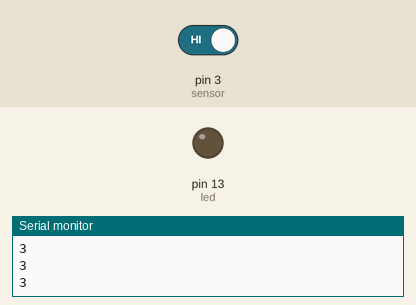
Recording of a sketch running on a simulated Arduino Uno, built with avr-gcc and run on an emulated ATmega328P. Shown: output pins drawn as LEDs (lit = HIGH), the last lines printed to the serial monitor. Inputs (shaded band) come from the test bench; at power-on: pin 3 (sensor) HIGH.

Above: at 2.8 s.
2.9 s: pin 3 (sensor) driven LOW
At 4.2 s:
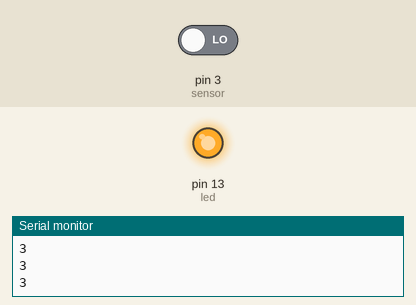
4.5 s: pin 3 (sensor) driven HIGH
At 5.9 s:
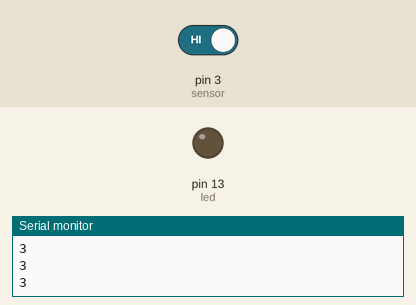
Timing chart, 0 to 7.5 s (numbered marks = the images above; inputs shaded):
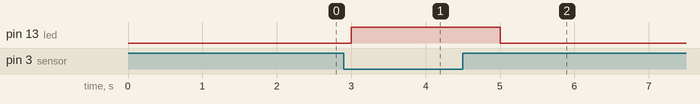

Measured:
- after the input at 2.9 s, pin 13 (led): LOW → HIGH after 0.10 s
- after the input at 4.5 s, pin 13 (led): HIGH → LOW after 0.50 s

The sketch:

ky-003-hall-magnetic-sensor.ino
```cpp
int led = 13;//LED pin
int sensor = 3; //sensor pin
int val; //numeric variable

void setup(){
  pinMode(led, OUTPUT); //set LED pin as output
  pinMode(sensor, INPUT); //set sensor pin as input
  Serial.begin(9600);
}

void loop(){
  val = digitalRead(sensor); //Read the sensor
  if(val == LOW){ //when magnetic field is detected, turn led on
    digitalWrite(led, HIGH);
    Serial.println(sensor);
    delay(1000);
  }else{
    digitalWrite(led, LOW);
    Serial.println(sensor);
    delay(1000);
  }
}
```
